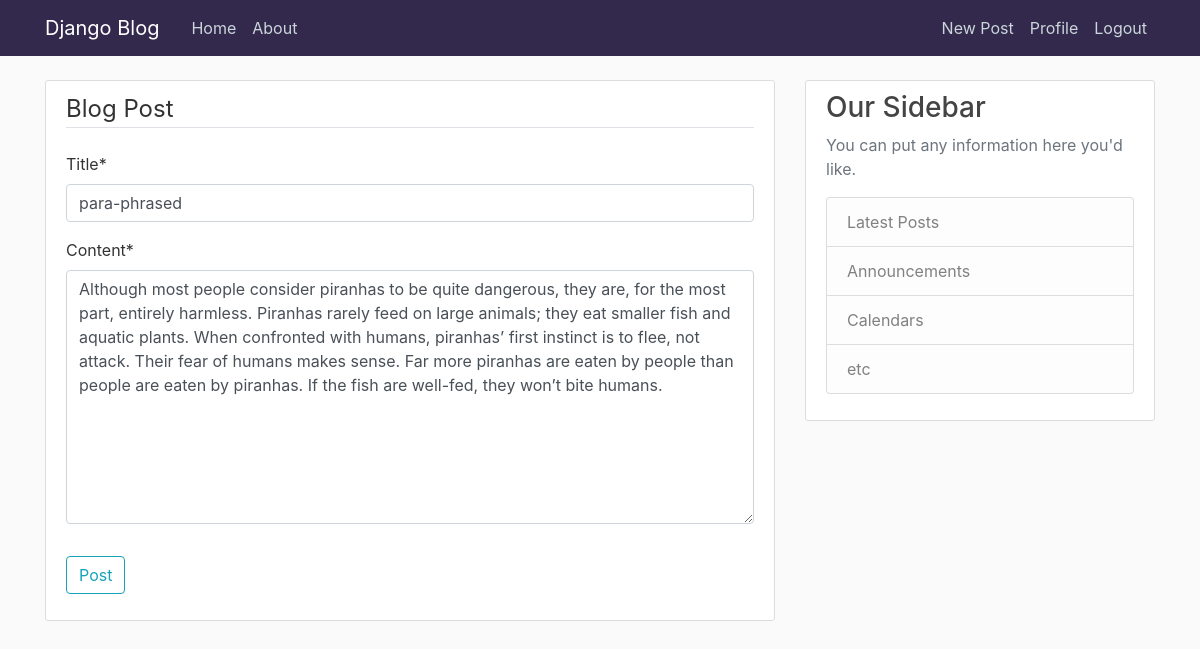
Screenshot of /post/10/update/ (signed in) with the database file from the repository.
### blog/models.py (models this page shows, shortened)
class Post(models.Model):
    title = models.CharField(max_length=100)
    content = models.TextField()
    date_posted = models.DateTimeField(default=timezone.now)
    author = models.ForeignKey(User, on_delete=models.CASCADE)

### blog/views.py (the view, shortened to what this page needs)
# urls.py: path('post/<int:pk>/update/', PostUpdateView.as_view(), name='post-update'),
class PostUpdateView(LoginRequiredMixin, UserPassesTestMixin, UpdateView):
    model = Post
    fields = ['title', 'content']
    def test_func(self):
        post = self.get_object()
        if self.request.user == post.author:
            return True
        return False

### blog/templates/blog/post_form.html (shortened to what this page needs)
{% extends "blog/base.html" %}
{% load crispy_forms_tags %}
{% block content %}
    <div class="content-section">
        <form method="POST">
            <fieldset class="form-group">
                <legend class="border-bottom mb-4">Blog Post</legend>
                {{ form|crispy }}
            </fieldset>
            <div class="form-group">
                <button class="btn btn-outline-info" type="submit">Post</button>
            </div>
        </form>
    </div>
{% endblock content %}

### blog/static/blog/main.css (style rules this page uses)
body { background: #fafafa; color: #333333; margin-top: 5rem; }
.content-section { background: #ffffff; padding: 10px 20px; border: 1px solid #dddddd; border-radius: 3px; margin-bottom: 20px; }

### rows the page displays
Post: title "para-phrased", content "Although most people consider piranhas to be quite dangerous, they are, for the most part, entirely harmless. Piranhas rarely feed on large animals; they eat smaller fish and aquatic plants. When confronted with humans, piranhas’ first instinct is to flee, not attack. Their fear of humans makes sense. Far more piranhas are eaten by people than people are eaten by piranhas. If the fish are well-fed, they won’t bite humans."
